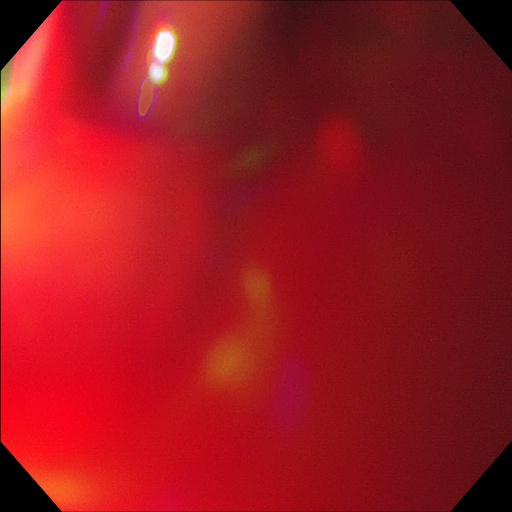
#> input picture Prueba/RE/010070.jpg, 512 x 512 px; its folder holds only this picture in this run
$ python cut.py   (older library calls are emulated)
#> lines starting #> are read from the running program, lines starting #| are printed output that depends on the picture
#> further down, im is the input picture: shape (512, 512, 3); mean B, G, R 31.4, 24.8, 155
# -*- coding: utf-8 -*-
"""
Created on Sat Aug 17 17:20:34 2019

@author: Nataly
"""
from pathlib import Path
datafolder=Path("C:/Users/Nataly/Documents/Trabajo-de-grado_Artefactos/balanceoRE/txt")
import sys
sys.path.insert(1,'C:/Users/Nataly/Documents/Trabajo-de-grado_Artefactos/TODAAS')
import cv2
import numpy as np
import glob
from yolovoc import yolo2voc
#from readboxes import read_boxes
from matplotlib import pyplot as plt

def read_boxes(txtfile):
    import numpy as np
    lines = []

    with open(datafolder/filetxt) as f:

        for line in f:
            line = line.strip()
            box = np.hstack(line.split()).astype(np.float)
            box[0] = int(box[0])
            lines.append(box)
    return np.array(lines)

from skimage import exposure
import pylab as plt
from scipy.signal import find_peaks
from matplotlib import pyplot as plt

def adaptativeequalization(img):
    imR, imG, imB=cv2.split(img)
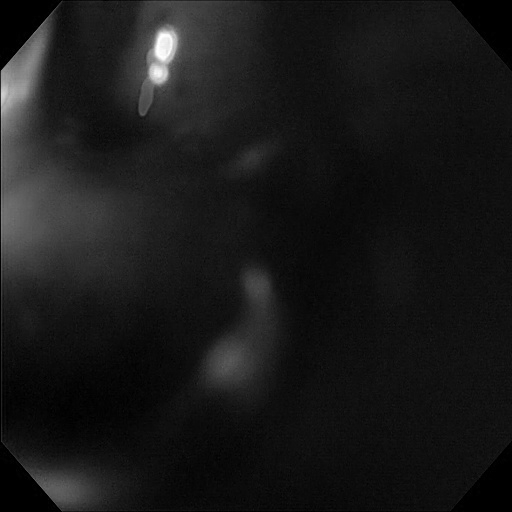
#> imG: shape (512, 512); min 0, max 255, mean 24.8
    #Adaptative Equalization
    clahe=cv2.createCLAHE(2,(8,8))
    imhaR=clahe.apply(imR)
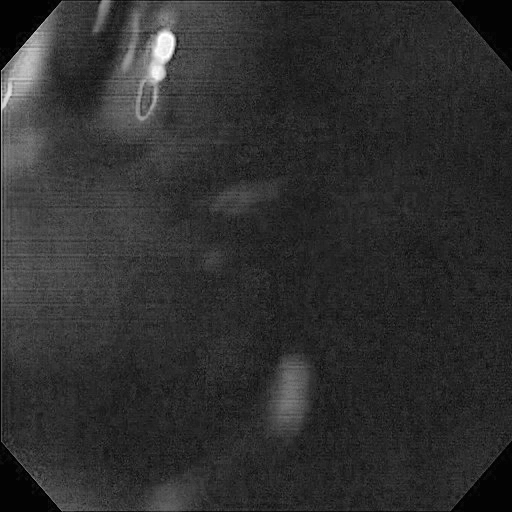
#> imhaR: shape (512, 512); min 2, max 255, mean 47
    imhaG=clahe.apply(imG)
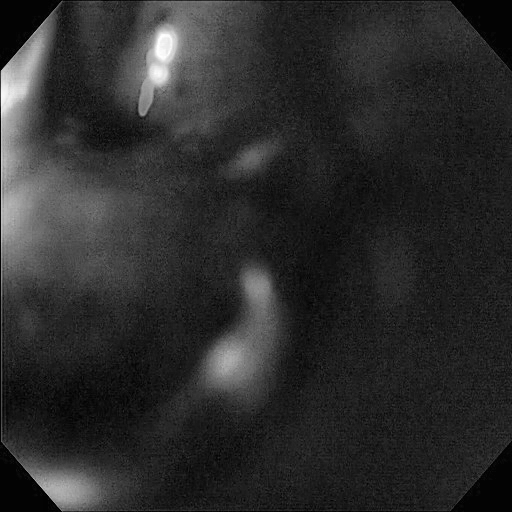
#> imhaG: shape (512, 512); min 1, max 255, mean 43.9
    imhaB=clahe.apply(imB)
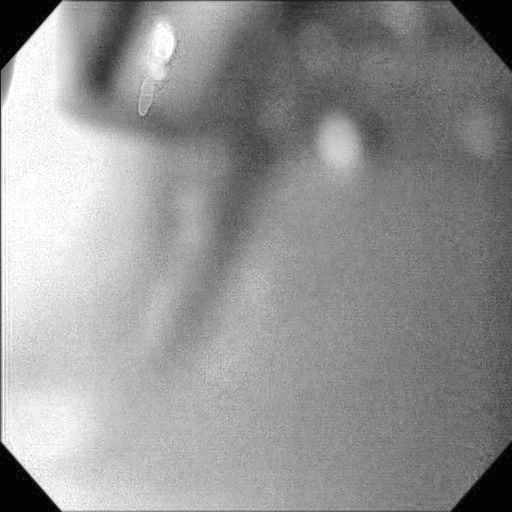
#> imhaB: shape (512, 512); min 2, max 255, mean 148

    imha=cv2.merge((imhaR,imhaG,imhaB))
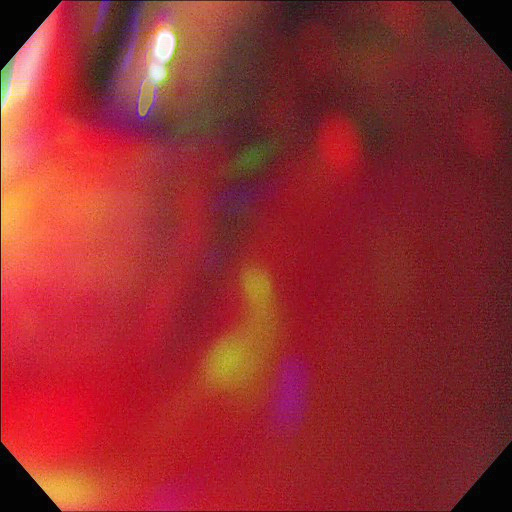
#> imha: shape (512, 512, 3); mean B, G, R 47, 43.9, 148

    return imha
for image in glob.glob('*.jpg'):

    im = cv2.imread(image)
    im = cv2.normalize(im, None, 0, 255, norm_type=cv2.NORM_MINMAX, dtype=cv2.CV_8UC3)
    im=adaptativeequalization(im)
    R,G,B=cv2.split(im)
    original=G.copy()
    original=cv2.resize(original,(600,500))
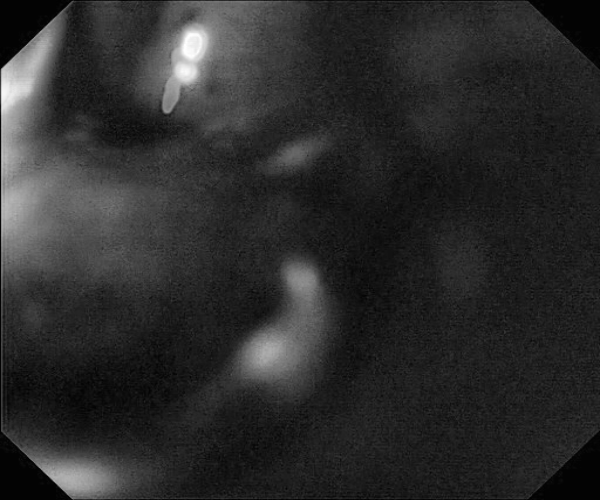
#> original: shape (500, 600); min 1, max 255, mean 43.8
    cv2.imshow('G',original)
    cv2.waitKey(0)
    cv2.destroyAllWindows()

    plt.hist(G.ravel(),256,[0,256])
    plt.show()
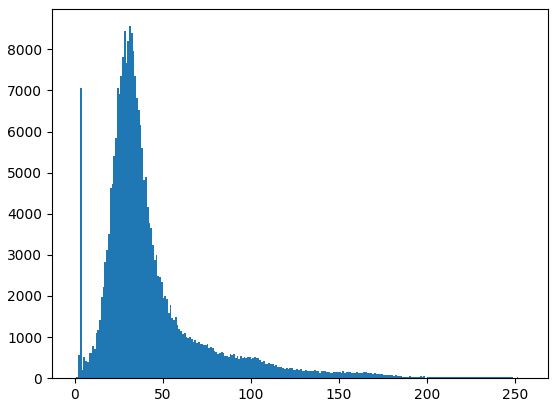
#> figure drawn by matplotlib, 1 panel; tallest bar 8564 high, from x = 31 to 32

    filetxt=image[0:len(image)-3]+'txt'
#    f=open(datafolder/filetxt)
#
#    bboxfile=f.read()
    boxes = read_boxes(filetxt)
#> (the run stopped early here; a loop or call above may not have finished)

$ run again, on Prueba/RE/1772_A_M62_00593.jpg
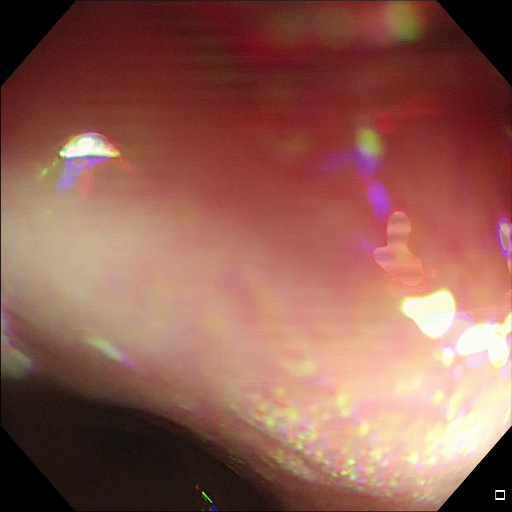
#> input picture Prueba/RE/1772_A_M62_00593.jpg, 512 x 512 px
#> im is the input picture: shape (512, 512, 3); mean B, G, R 81.1, 93.6, 144
#> `original=cv2.resize(original,(600,500))`:
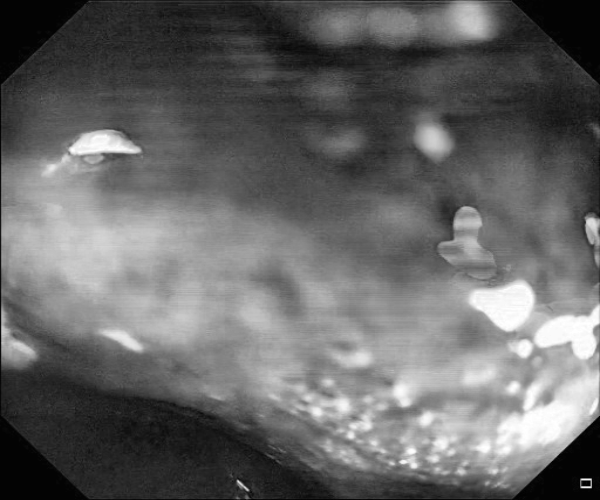
#> original: shape (500, 600); min 1, max 255, mean 102.2
#> `plt.show()`:
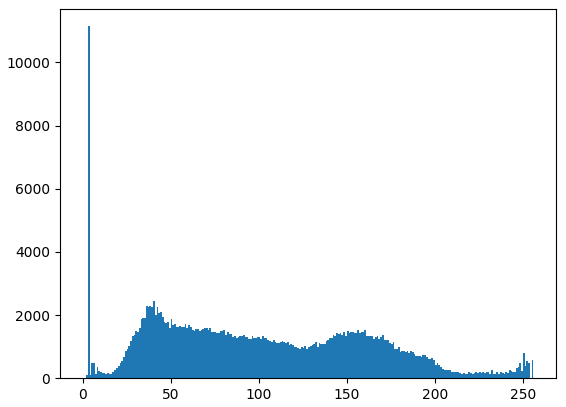
#> figure drawn by matplotlib, 1 panel; tallest bar 11146 high, from x = 3 to 4

$ run again, on Prueba/RE/AN12_184.jpg
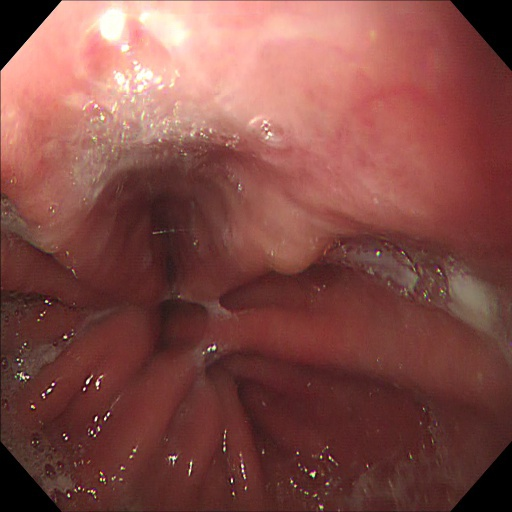
#> input picture Prueba/RE/AN12_184.jpg, 512 x 512 px
#> im is the input picture: shape (512, 512, 3); mean B, G, R 70.4, 76.3, 131.4
#> `original=cv2.resize(original,(600,500))`:
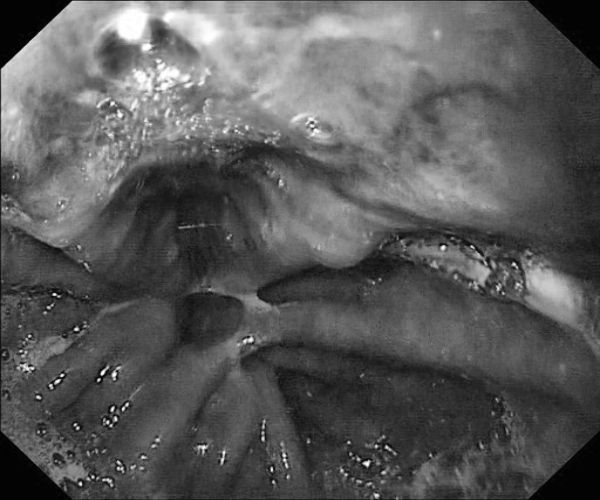
#> original: shape (500, 600); min 2, max 255, mean 89.4
#> `plt.show()`:
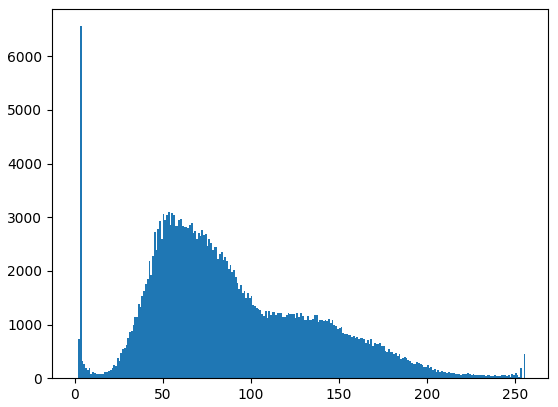
#> figure drawn by matplotlib, 1 panel; tallest bar 6560 high, from x = 3 to 4

$ run again, on Prueba/RE/AN12_312.jpg
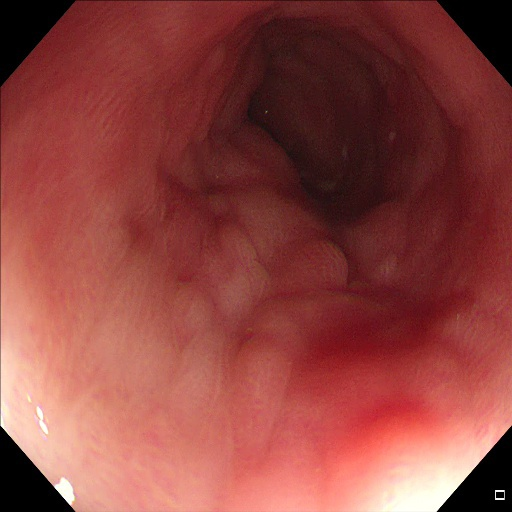
#> input picture Prueba/RE/AN12_312.jpg, 512 x 512 px
#> im is the input picture: shape (512, 512, 3); mean B, G, R 63.3, 68, 142.7
#> `plt.show()`:
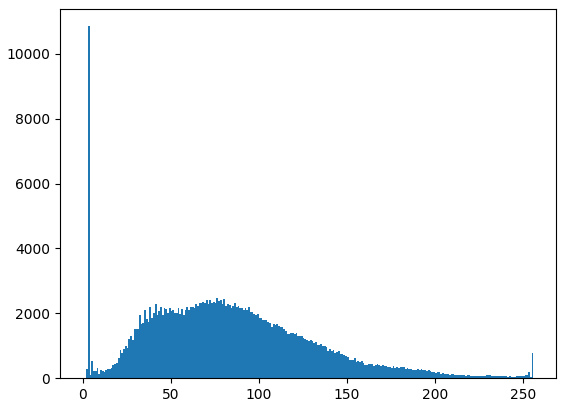
#> figure drawn by matplotlib, 1 panel; tallest bar 10850 high, from x = 3 to 4
